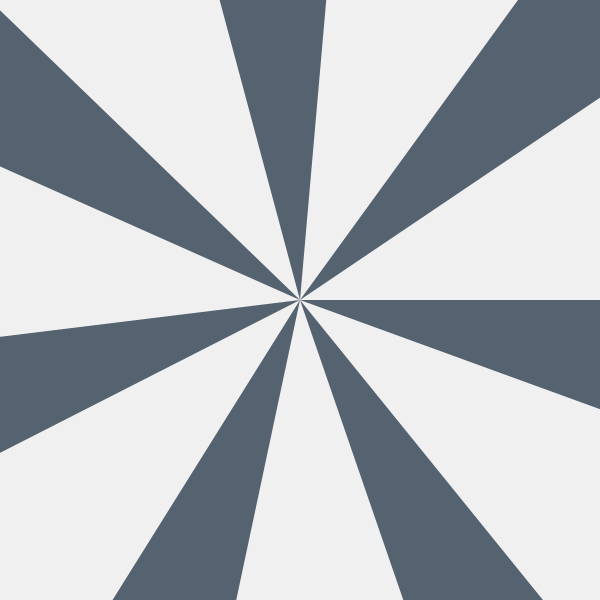
Frame 1 (no input)
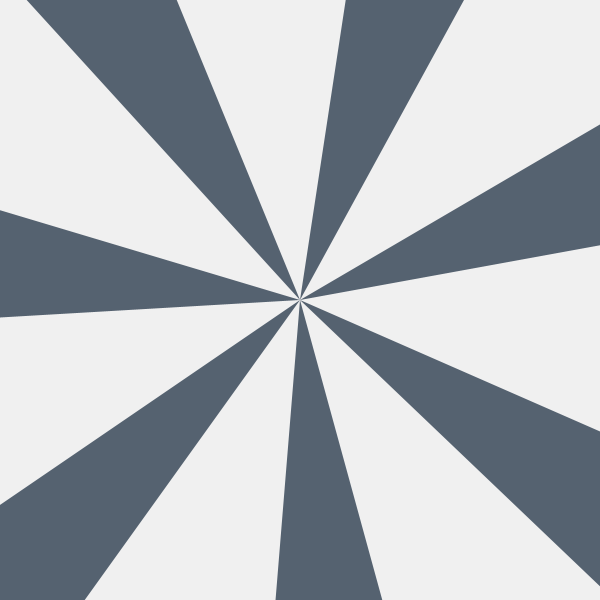
Frame 60 (the mouse pressed at the canvas centre just before this capture)
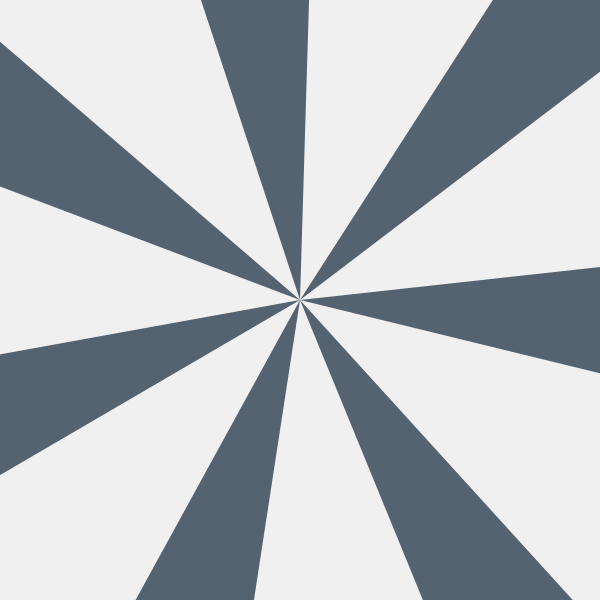
Frame 120 (the mouse held since frame 60 and released just before this capture)

The Processing sketch that drew these frames (run headless with seeded random() and noise(); from frame 60 on, the mouse is pressed at the canvas centre):

// Processing sketch: processing_43322
// ── processing_43322.pde

int x, y;
float r = 550; // radius

float angle, angle2, theta;
float speed = 0.007; // amout to increase each redraw (in radians)
int rayNum = 6; // number of rays
int rayAngle = 20; // angle of each ray

void setup() {
	size(600, 600);
	smooth();
	noStroke();
	
	background(240);

	x = height/2;
	y = height/2;
	
	fill(85, 98, 112);
}

void draw() {
	background(240);
	//ellipse(x, y, 120, 120);
	
	for(int i = 0; i <= rayNum; i++) {
		angle = i * radians(360/(rayNum+1)) + theta;
		angle2 = angle + radians(rayAngle);

		float x2 = x + r * cos(angle);
		float y2 = y + r * sin(angle);
		
		float x3 = x + r * cos(angle2);
		float y3 = x + r * sin(angle2);	
		
		triangle(x, y, x2, y2, x3, y3);
	}

	theta += speed;
}
